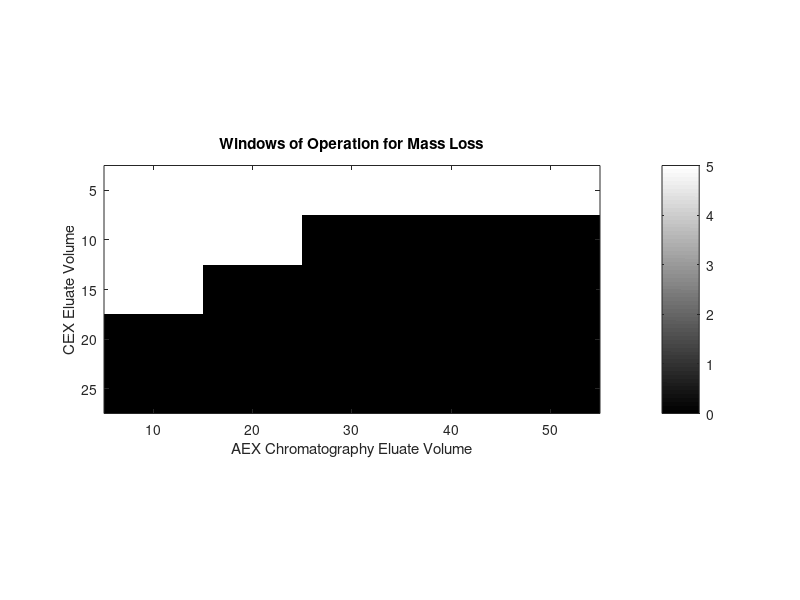

MATLAB code to generate this figure:
% Define the data points for the critical combinations of AEX chromatography eluate volume and CEX eluate volumes
% For demonstration purposes, let's assume some hypothetical data
aex_volume = [10, 20, 30, 40, 50];
cex_volume = [5, 10, 15, 20, 25];
mass_loss = [
    [5, 5, 5, 5, 5],
    [5, 5, 0, 0, 0],
    [5, 0, 0, 0, 0],
    [0, 0, 0, 0, 0],
    [0, 0, 0, 0, 0]
];  % Hypothetical mass loss levels for different combinations

% Create the plot
figure;
imagesc(aex_volume, cex_volume, mass_loss);
colormap(gray);

% Add colorbar
colorbar;
caxis([0, max(max(mass_loss))]);  % Set color range based on the maximum value in the data

% Add labels and title
xlabel('AEX Chromatography Eluate Volume');
ylabel('CEX Eluate Volume');
title('Windows of Operation for Mass Loss');

% Set aspect ratio to auto
daspect([1,1,1]);

% Show the plot
grid off;
